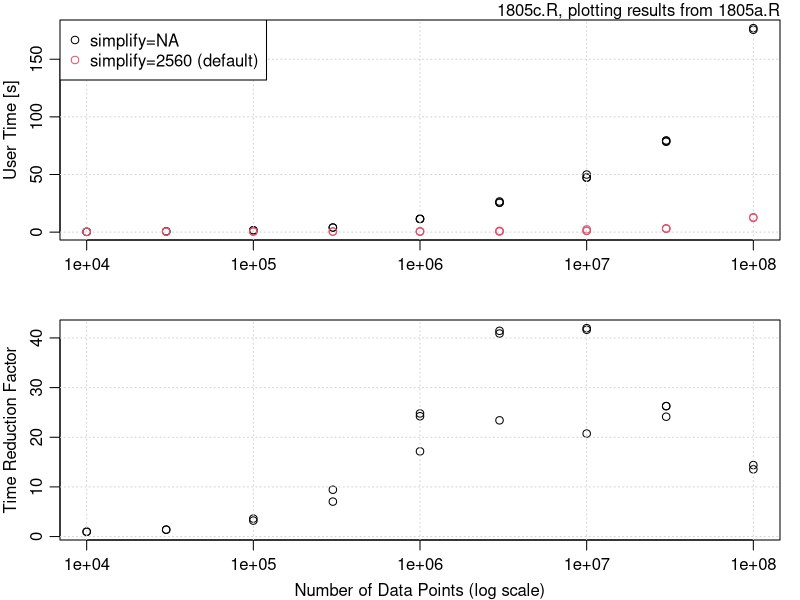

The R script that drew this image:
# Display oce.plot.ts() speedup using simplify.
# The '*Data' come from 1805a.R runs, varying the 'N' definition.
cutData <- "
  N    orig    new
1e3   0.157  0.161
1e3   0.158  0.162
1e3   0.153  0.160
1e4   0.248  0.387
1e4   0.236  0.374
1e4   0.247  0.389
1e5   1.646  0.429
1e5   1.688  0.426
1e5   1.687  0.435
1e6  12.397  0.593
1e6  12.938  0.649
1e6  11.970  0.583
1e7  55.722  2.290
1e7  55.937  2.290
1e7  55.958  2.502"

findIntervalData <- "
  N    orig    new
1e4   0.236  0.249
1e4   0.254  0.255
3e4   0.672  0.495
3e4   0.609  0.430
1e5   1.616  0.503
1e5   1.585  0.438
3e5   3.969  0.564
3e5   3.932  0.417
1e6  11.581  0.675
1e6  11.479  0.463
1e6  11.414  0.471
3e6  26.590  1.136
3e6  25.641  0.627
3e6  25.483  0.615
1e7  49.957  2.409
1e7  47.437  1.139
1e7  47.179  1.124
3e7  78.386  2.983
3e7  79.046  3.275
3e7  79.574  3.030
1e8 176.972 12.296
1e8 175.567 12.965
"

par(mfcol=c(2,1), mar=c(3,3,1,1), mgp=c(2,0.7,0))
d <- read.table(text=findIntervalData, header=TRUE)
plot(d$N, d$orig, log="x",
     xlab="", ylab="User Time [s]")
grid()
legend("topleft", col=1:2,
       legend=c("simplify=NA", "simplify=2560 (default)"), pch=1, bg="white")
points(d$N, d$new, col=2)
mtext("1805c.R, plotting results from 1805a.R", cex=par("cex"), adj=1)
plot(d$N, d$orig/d$new, log="x",
     xlab="Number of Data Points (log scale)", ylab="Time Reduction Factor")
grid()

